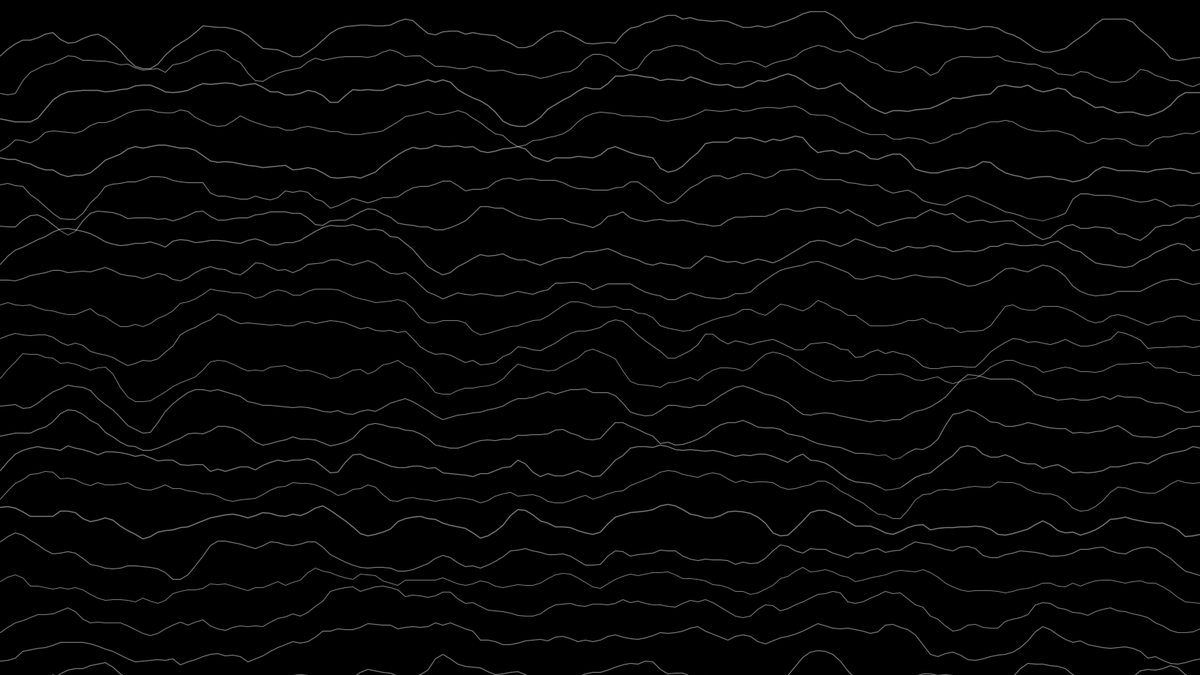
Frame 1 (no input)
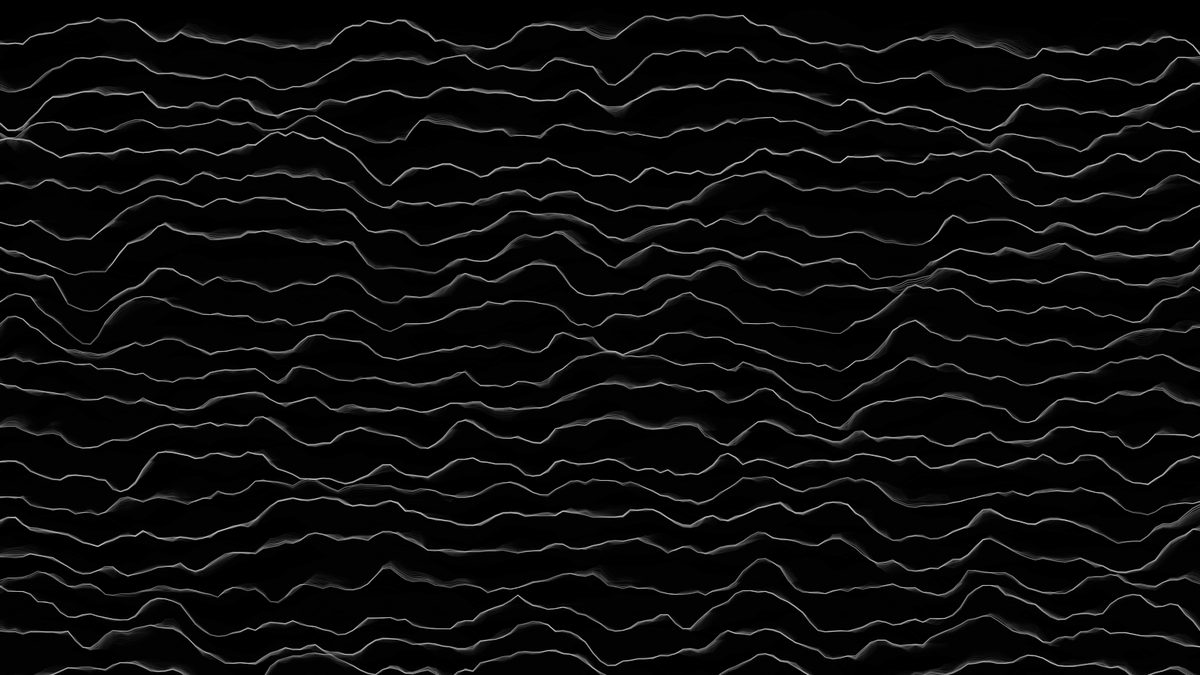
Frame 60 (the mouse pressed at the canvas centre just before this capture)
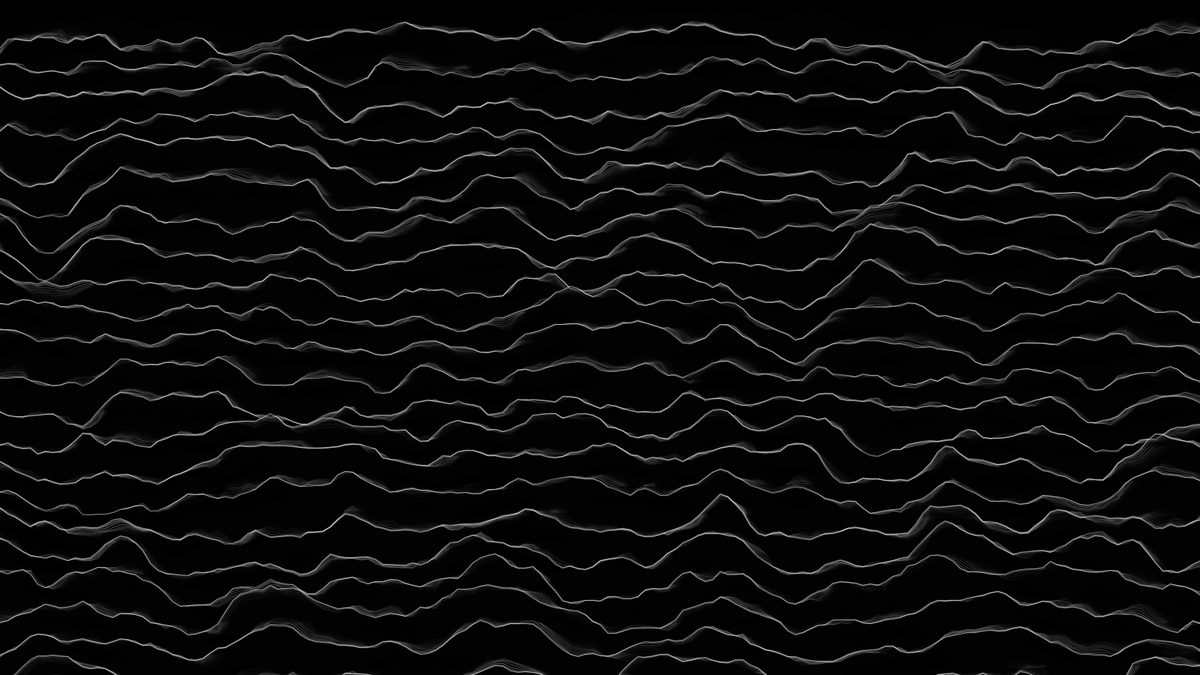
Frame 120 (the mouse held since frame 60 and released just before this capture)

The Processing sketch that drew these frames (run headless with seeded random() and noise(); from frame 60 on, the mouse is pressed at the canvas centre):

// Processing sketch: Main
// ── Main.pde
ArrayList<LineRenderer> lines;
float offsetX = 0;

void setup()
{
  size(1600, 900);
  background(0);
  smooth();
  lines = new ArrayList<LineRenderer>();
  for (int j = 0; j <= height; j += 40)
  {
    LineRenderer line = new LineRenderer();

    for (int i = 0; i <= width; i += 10)
    {
      PVector newPoint = new PVector(i,j);
      line.AddPointAtEnd(newPoint);
    }

    lines.add(line);
  }
}

void draw()
{
  noStroke();
  fill(0,60);
  rect(0,0,width,height);
  
  for (LineRenderer line : lines) line.Display();
}

// ── LineRenderer.pde
class LineRenderer
{
  ArrayList<PVector> points;
  color lineColor;
  float lineWidth;
  float noiseMultiplier = 40.0f;
  float ossilationAmpMult = 10.0f;
  float noiseScale = 40.0f;

  LineRenderer()
  {
    points = new ArrayList<PVector>();
    lineColor = color(255, 120);
    lineWidth = random(1.0f, 1.5f);
  }

  LineRenderer(float lineWidth, color lineColor)
  {
    points = new ArrayList<PVector>();
    this.lineColor = lineColor;
    this.lineWidth = lineWidth;
  }

  void AddPointAtEnd(PVector newPoint)
  {
    points.add(newPoint);
  }

  void ChangePointPos(int ind, PVector newPos)
  {
    if (ind >= 0 && ind < points.size()-1) points.set(ind, newPos);
  }

  void Display()
  {
    pushStyle();
    stroke(lineColor);
    strokeWeight(lineWidth);
    
    beginShape();
    for (PVector point : points)
    {
      //sin(millis()/500.0f * PI + point.y)* 20
      float offsetY = point.y;
      offsetY += noise(point.x/100.0f + millis()*width/5000000.0f, point.y/100.0f + millis()*width/3000000.0f )*120;
      offsetY += sin(millis()/1000.0f * PI + ((point.x+point.y)/PI/width)*40)* 2f;
      vertex(point.x, offsetY);
    }
    endShape(LINE);
    popStyle();
  }
}

// ── NoiseLineRenderer.pde
class NoiseLineRenderer extends LineRenderer
{
  
  
  
}
